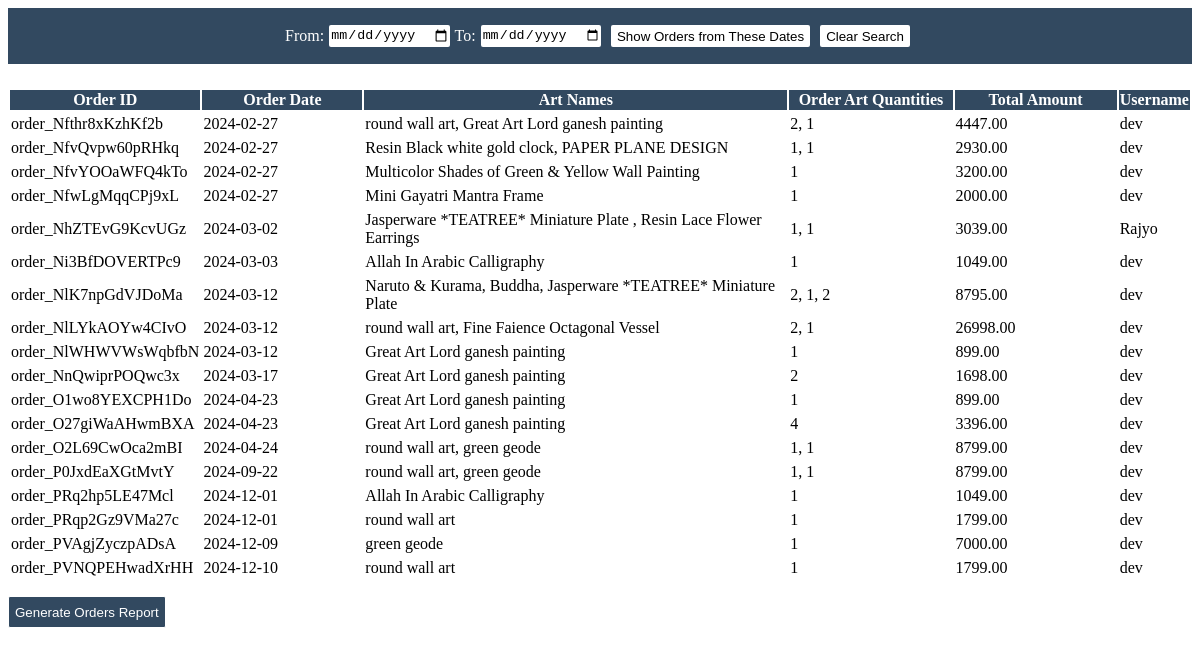
Page /Admin/order_report.php on the committed database.
### tables this page shows
CREATE TABLE `orders` (
  `order_id` varchar(20) NOT NULL,
  `user_id` int(11) DEFAULT NULL,
  `order_date` date DEFAULT NULL,
  `total_amt` decimal(10,2) DEFAULT NULL
);

CREATE TABLE `user` (
  `user_id` int(11) NOT NULL,
  `fname` varchar(30) NOT NULL,
  `lname` varchar(30) NOT NULL,
  `gender` varchar(6) NOT NULL,
  `profile_pic` varchar(250) DEFAULT NULL,
  `username` varchar(30) NOT NULL,
  `email_address` varchar(50) NOT NULL,
  `contact_no` bigint(11) NOT NULL,
  `password` varchar(15) NOT NULL,
  `security_question` varchar(70) NOT NULL,
  `security_answer` varchar(70) NOT NULL,
  `date_of_birth` date NOT NULL,
  `address` varchar(150) NOT NULL,
  `city_id` int(11) NOT NULL,
  `pincode` int(11) NOT NULL,
  `user_type` varchar(20) NOT NULL
);

### Admin/order_report.php (the view, shortened to what this page needs)
<!DOCTYPE html>
<html lang="en">
<head>
</head>
<body>
<form method="post" action="">
    <label for="from_date">From:</label>
    <input type="date" id="from_date" name="from_date">
    <label for="to_date">To:</label>
    <input type="date" id="to_date" name="to_date">
    <input type="submit" name="show_orders" value="Show Orders from These Dates">
    <input type="submit" name="clear_search" value="Clear Search">
</form>
<?php
$cn = mysqli_connect("localhost", "root", "", "artibidz") or die("Check connection");
if (isset($_POST['show_orders'])) {
    $from_date = $_POST['from_date'];
    $to_date = $_POST['to_date'];
    $sql = "
    SELECT
        orders.order_id,
        orders.order_date,
        GROUP_CONCAT(art.art_name SEPARATOR ', ') as art_names,
        GROUP_CONCAT(order_details.order_art_qty SEPARATOR ', ') as order_art_qtys,
        orders.total_amt,
        user.username
    FROM
        orders
    JOIN order_details ON orders.order_id = order_details.order_id
    JOIN art ON order_details.art_id = art.art_id
    JOIN user ON orders.user_id = user.user_id
    WHERE orders.order_date BETWEEN '$from_date' AND '$to_date'
    GROUP BY orders.order_id
    ";
} else {
    $sql = "
    SELECT
        orders.order_id,
        orders.order_date,
        GROUP_CONCAT(art.art_name SEPARATOR ', ') as art_names,
        GROUP_CONCAT(order_details.order_art_qty SEPARATOR ', ') as order_art_qtys,
        orders.total_amt,
        user.username
    FROM
        orders
    JOIN order_details ON orders.order_id = order_details.order_id
    JOIN art ON order_details.art_id = art.art_id
    JOIN user ON orders.user_id = user.user_id
    GROUP BY orders.order_id
    ";
}
$result = mysqli_query($cn, $sql);
if ($result) {
    echo "<div class='table-wrapper'>
    <table id='order-table' class='fl-table'>
    <thead>
    <tr>
      <th width='10%'>Order ID</th>
      <th width='15%'>Order Date</th>
      <th width='40%'>Art Names</th>
      <th width='15%'>Order Art Quantities</th>
      <th width='15%'>Total Amount</th>
      <th width='15%'>Username</th>
    </tr>
  </thead>";
    while ($row = mysqli_fetch_assoc($result)) {
        echo "<tr>
        <tbody>
                <td>{$row['order_id']}</td>
                <td>{$row['order_date']}</td>
                <td>{$row['art_names']}</td>
                <td>{$row['order_art_qtys']}</td>
                <td>{$row['total_amt']}</td>
                <td>{$row['username']}</td>
                </tr>
        </tbody>";
    }
    echo "</table>";
    echo "</div>";
    echo "<button id='download-pdf'>Generate Orders Report</button>";
} else {
    echo "Error: " . mysqli_error($cn);
}
?>
</body>
</html>

### Admin/order_report.php (style rules this page uses)
table th { background-color:#324960; color:#ffffff; margin:0; }
form { display:flex; align-items:center; justify-content:center; background:#324960; color:#ffffff; height:7vh; margin-bottom:3vh; }
input { background:#ffffff; border:none; border-radius:2px; height:2.7vh; margin:0 5px; }
#download-pdf { background:#324960; color:#ffffff; margin-top:2vh; border:1px solid white; border-radius:2px; height:4vh; }

### rows in the picture
orders: order_id "order_Nfthr8xKzhKf2b", order_date "2024-02-27", art_names "round wall art, Great Art Lord ganesh painting", order_art_qtys "2, 1", total_amt "4447.00", user.username "dev"
orders: order_id "order_NfvQvpw60pRHkq", order_date "2024-02-27", art_names "Resin Black white gold clock, PAPER PLANE DESIGN", order_art_qtys "1, 1", total_amt "2930.00", user.username "dev"
orders: order_id "order_NfvYOOaWFQ4kTo", order_date "2024-02-27", art_names "Multicolor Shades of Green & Yellow Wall Painting", order_art_qtys "1", total_amt "3200.00", user.username "dev"
orders: order_id "order_NfwLgMqqCPj9xL", order_date "2024-02-27", art_names "Mini Gayatri Mantra Frame", order_art_qtys "1", total_amt "2000.00", user.username "dev"
orders: order_id "order_NhZTEvG9KcvUGz", order_date "2024-03-02", art_names "Jasperware *TEATREE* Miniature Plate , Resin Lace Flower Earrings", order_art_qtys "1, 1", total_amt "3039.00", user.username "Rajyo"
orders: order_id "order_Ni3BfDOVERTPc9", order_date "2024-03-03", art_names "Allah In Arabic Calligraphy", order_art_qtys "1", total_amt "1049.00", user.username "dev"
orders: order_id "order_NlK7npGdVJDoMa", order_date "2024-03-12", art_names "Naruto & Kurama, Buddha, Jasperware *TEATREE* Miniature Plate", order_art_qtys "2, 1, 2", total_amt "8795.00", user.username "dev"
orders: order_id "order_NlLYkAOYw4CIvO", order_date "2024-03-12", art_names "round wall art, Fine Faience Octagonal Vessel", order_art_qtys "2, 1", total_amt "26998.00", user.username "dev"
orders: order_id "order_NlWHWVWsWqbfbN", order_date "2024-03-12", art_names "Great Art Lord ganesh painting", order_art_qtys "1", total_amt "899.00", user.username "dev"
orders: order_id "order_NnQwiprPOQwc3x", order_date "2024-03-17", art_names "Great Art Lord ganesh painting", order_art_qtys "2", total_amt "1698.00", user.username "dev"
orders: order_id "order_O1wo8YEXCPH1Do", order_date "2024-04-23", art_names "Great Art Lord ganesh painting", order_art_qtys "1", total_amt "899.00", user.username "dev"
orders: order_id "order_O27giWaAHwmBXA", order_date "2024-04-23", art_names "Great Art Lord ganesh painting", order_art_qtys "4", total_amt "3396.00", user.username "dev"
orders: order_id "order_O2L69CwOca2mBI", order_date "2024-04-24", art_names "round wall art, green geode", order_art_qtys "1, 1", total_amt "8799.00", user.username "dev"
orders: order_id "order_P0JxdEaXGtMvtY", order_date "2024-09-22", art_names "round wall art, green geode", order_art_qtys "1, 1", total_amt "8799.00", user.username "dev"
orders: order_id "order_PRq2hp5LE47Mcl", order_date "2024-12-01", art_names "Allah In Arabic Calligraphy", order_art_qtys "1", total_amt "1049.00", user.username "dev"
orders: order_id "order_PRqp2Gz9VMa27c", order_date "2024-12-01", art_names "round wall art", order_art_qtys "1", total_amt "1799.00", user.username "dev"
orders: order_id "order_PVAgjZyczpADsA", order_date "2024-12-09", art_names "green geode", order_art_qtys "1", total_amt "7000.00", user.username "dev"
orders: order_id "order_PVNQPEHwadXrHH", order_date "2024-12-10", art_names "round wall art", order_art_qtys "1", total_amt "1799.00", user.username "dev"
